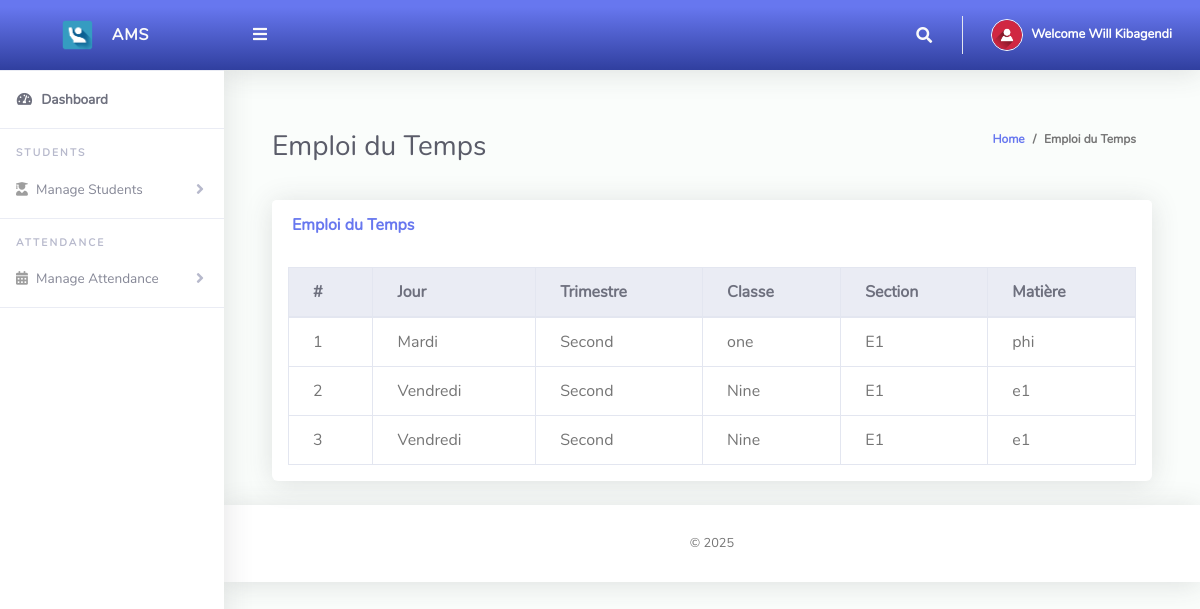
The app's page /ClassTeacher/emploiTempsTech.php (signed in) with its own data.
### tables this page shows
CREATE TABLE `tblclassteacher` (
  `Id` int(10) NOT NULL,
  `firstName` varchar(255) NOT NULL,
  `lastName` varchar(255) NOT NULL,
  `emailAddress` varchar(255) NOT NULL,
  `password` varchar(255) NOT NULL,
  `phoneNo` varchar(50) NOT NULL,
  `classId` varchar(10) NOT NULL,
  `classArmId` varchar(10) NOT NULL,
  `dateCreated` varchar(50) NOT NULL
);

CREATE TABLE `tblschedule` (
  `id` int(11) NOT NULL,
  `day` varchar(20) NOT NULL,
  `termId` int(11) NOT NULL,
  `classId` int(11) NOT NULL,
  `classArmId` int(11) NOT NULL,
  `teacherId` int(11) NOT NULL,
  `subject` varchar(100) DEFAULT NULL
);

CREATE TABLE `tblterm` (
  `Id` int(10) NOT NULL,
  `termName` varchar(20) NOT NULL
);

CREATE TABLE `tblclass` (
  `Id` int(10) NOT NULL,
  `className` varchar(255) NOT NULL
);

CREATE TABLE `tblclassarms` (
  `Id` int(10) NOT NULL,
  `classId` varchar(10) NOT NULL,
  `classArmName` varchar(255) NOT NULL,
  `isAssigned` varchar(10) NOT NULL
);

### ClassTeacher/emploiTempsTech.php (the view, shortened to what this page needs)
<?php
include '../Includes/dbcon.php';
$teacherId = $_SESSION['userId'];
$scheduleQuery = mysqli_query($conn, "
    SELECT s.id, s.day, t.termName, c.className, ca.classArmName, s.subject
    FROM tblschedule s
    JOIN tblterm t ON s.termId = t.id
    JOIN tblclass c ON s.classId = c.id
    JOIN tblclassarms ca ON s.classArmId = ca.id
    WHERE s.teacherId = '$teacherId'
    ORDER BY s.day, s.classId, s.classArmId
");
?>
<!DOCTYPE html>
<html lang="fr">
<head>
    <link href="../vendor/fontawesome-free/css/all.min.css" rel="stylesheet" type="text/css">
    <link href="../vendor/bootstrap/css/bootstrap.min.css" rel="stylesheet" type="text/css">
    <link href="css/ruang-admin.min.css" rel="stylesheet">
</head>
<body id="page-top">
    <div id="wrapper">
        <?php include "Includes/sidebar.php"; ?>
        <div id="content-wrapper" class="d-flex flex-column">
            <div id="content">
                <?php include "Includes/topbar.php"; ?>
                <div class="container-fluid">
                    <div class="container-fluid" id="container-wrapper">
                        <div class="d-sm-flex align-items-center justify-content-between mb-4">
                            <h1 class="h3 mb-0 text-gray-800">Emploi du Temps</h1>
                            <ol class="breadcrumb">
                                <li class="breadcrumb-item"><a href="./">Home</a></li>
                                <li class="breadcrumb-item active" aria-current="page">Emploi du Temps </li>
                            </ol>
                        </div>
                        <div class="row">
                            <div class="col-lg-12">
                                <div class="card mb-4">
                                    <div class="card-header py-3">
                                        <h6 class="m-0 font-weight-bold text-primary">Emploi du Temps </h6>
                                    </div>
                                    <div class="table-responsive p-3">
                                        <table class="table table-bordered">
                                            <thead class="thead-light">
                                                <tr>
                                                    <th>#</th>
                                                    <th>Jour</th>
                                                    <th>Trimestre</th>
                                                    <th>Classe</th>
                                                    <th>Section</th>
                                                    <th>Matière</th>
                                                </tr>
                                            </thead>
                                            <tbody>
                                                <?php
                                                $sn = 1;
                                                while ($row = mysqli_fetch_assoc($scheduleQuery)) {
                                                    echo "<tr>
                                                               <td>{$sn}</td>
                                                               <td>{$row['day']}</td>
                                                               <td>{$row['termName']}</td>
                                                               <td>{$row['className']}</td>
                                                               <td>{$row['classArmName']}</td>
                                                               <td>{$row['subject']}</td>
                                                             </tr>";
                                                    $sn++;
                                                }
                                                ?>
                                            </tbody>
                                        </table>
                                    </div>
                                </div>
                            </div>
                        </div>
                    </div>
                </div>
                <?php include "Includes/footer.php"; ?>
            </div>
        </div>
</body>
</html>

### ClassTeacher/Includes/topbar.php (shortened to what this page needs)
<?php
  $query = "SELECT * FROM tblclassteacher WHERE Id = ".$_SESSION['userId']."";
  $rs = $conn->query($query);
  $rows = $rs->fetch_assoc();
  $fullName = $rows['firstName']." ".$rows['lastName'];;
?>
<nav class="navbar navbar-expand navbar-light bg-gradient-primary topbar mb-4 static-top">
          <button id="sidebarToggleTop" class="btn btn-link rounded-circle mr-3">
            <i class="fa fa-bars"></i>
          </button>
          <ul class="navbar-nav ml-auto">
            <li class="nav-item dropdown no-arrow">
              <a class="nav-link dropdown-toggle" href="#" id="searchDropdown" role="button" data-toggle="dropdown"
                aria-haspopup="true" aria-expanded="false">
                <i class="fas fa-search fa-fw"></i>
              </a>
            </li>
            <li class="nav-item dropdown no-arrow">
              <a class="nav-link dropdown-toggle" href="#" id="userDropdown" role="button" data-toggle="dropdown"
                aria-haspopup="true" aria-expanded="false">
                <img class="img-profile rounded-circle" src="img/user-icn.png" style="max-width: 60px">
                <span class="ml-2 d-none d-lg-inline text-white small"><b>Welcome <?php echo $fullName;?></b></span>
              </a>
            </li>
          </ul>
        </nav>

### records on screen
tblclassteacher: fullName "Will Kibagendi"
tblschedule: day "Mardi", termId.termName "Second", classId.className "one", classArmId.classArmName "E1", subject "phi"
tblschedule: day "Vendredi", termId.termName "Second", classId.className "Nine", classArmId.classArmName "E1", subject "e1"
tblschedule: day "Vendredi", termId.termName "Second", classId.className "Nine", classArmId.classArmName "E1", subject "e1"
